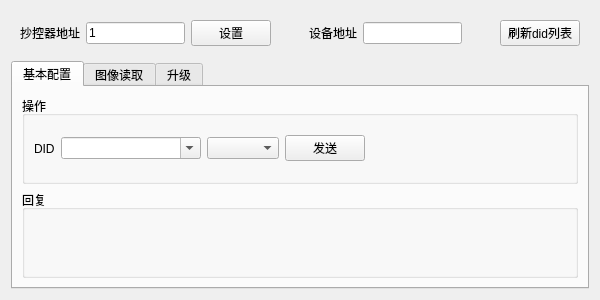
<?xml version="1.0" encoding="UTF-8"?>
<ui version="4.0">
 <class>Form</class>
 <widget class="QWidget" name="Form">
  <property name="geometry">
   <rect>
    <x>0</x>
    <y>0</y>
    <width>600</width>
    <height>300</height>
   </rect>
  </property>
  <property name="windowTitle">
   <string>Form</string>
  </property>
  <layout class="QVBoxLayout" name="verticalLayout">
   <item>
    <widget class="QWidget" name="header" native="true">
     <layout class="QHBoxLayout" name="horizontalLayout">
      <item>
       <widget class="QLabel" name="label">
        <property name="text">
         <string>抄控器地址</string>
        </property>
       </widget>
      </item>
      <item>
       <widget class="QLineEdit" name="myAddrLineEdit">
        <property name="text">
         <string>1</string>
        </property>
       </widget>
      </item>
      <item>
       <widget class="QPushButton" name="setMyAddress">
        <property name="text">
         <string>设置</string>
        </property>
       </widget>
      </item>
      <item>
       <spacer name="horizontalSpacer">
        <property name="orientation">
         <enum>Qt::Horizontal</enum>
        </property>
        <property name="sizeHint" stdset="0">
         <size>
          <width>40</width>
          <height>20</height>
         </size>
        </property>
       </spacer>
      </item>
      <item>
       <widget class="QLabel" name="label_2">
        <property name="text">
         <string>设备地址</string>
        </property>
       </widget>
      </item>
      <item>
       <widget class="QLineEdit" name="devieAddrLineEdit"/>
      </item>
      <item>
       <spacer name="horizontalSpacer_2">
        <property name="orientation">
         <enum>Qt::Horizontal</enum>
        </property>
        <property name="sizeHint" stdset="0">
         <size>
          <width>40</width>
          <height>20</height>
         </size>
        </property>
       </spacer>
      </item>
      <item>
       <widget class="QPushButton" name="syncDIDPushButton">
        <property name="text">
         <string>刷新did列表</string>
        </property>
       </widget>
      </item>
     </layout>
    </widget>
   </item>
   <item>
    <widget class="QTabWidget" name="tabWidget">
     <property name="currentIndex">
      <number>0</number>
     </property>
     <widget class="QWidget" name="basicTab">
      <attribute name="title">
       <string>基本配置</string>
      </attribute>
      <layout class="QVBoxLayout" name="verticalLayout_2">
       <item>
        <widget class="QGroupBox" name="operationGroup">
         <property name="title">
          <string>操作</string>
         </property>
         <layout class="QHBoxLayout" name="horizontalLayout_4">
          <item>
           <widget class="QLabel" name="didLabel">
            <property name="text">
             <string>DID</string>
            </property>
           </widget>
          </item>
          <item>
           <widget class="QComboBox" name="didcomboBox">
            <property name="enabled">
             <bool>true</bool>
            </property>
            <property name="minimumSize">
             <size>
              <width>140</width>
              <height>0</height>
             </size>
            </property>
            <property name="maximumSize">
             <size>
              <width>200</width>
              <height>16777215</height>
             </size>
            </property>
            <property name="editable">
             <bool>true</bool>
            </property>
           </widget>
          </item>
          <item>
           <widget class="QComboBox" name="cmdComboBox"/>
          </item>
          <item>
           <widget class="QPushButton" name="sendPushButton">
            <property name="maximumSize">
             <size>
              <width>80</width>
              <height>16777215</height>
             </size>
            </property>
            <property name="text">
             <string>发送</string>
            </property>
           </widget>
          </item>
          <item>
           <spacer name="horizontalSpacer_3">
            <property name="orientation">
             <enum>Qt::Horizontal</enum>
            </property>
            <property name="sizeHint" stdset="0">
             <size>
              <width>40</width>
              <height>20</height>
             </size>
            </property>
           </spacer>
          </item>
         </layout>
        </widget>
       </item>
       <item>
        <widget class="QGroupBox" name="dataGroup">
         <property name="minimumSize">
          <size>
           <width>0</width>
           <height>80</height>
          </size>
         </property>
         <property name="title">
          <string>回复</string>
         </property>
        </widget>
       </item>
      </layout>
     </widget>
     <widget class="QWidget" name="imageTab">
      <attribute name="title">
       <string>图像读取</string>
      </attribute>
      <widget class="QWidget" name="layoutWidget">
       <property name="geometry">
        <rect>
         <x>10</x>
         <y>0</y>
         <width>403</width>
         <height>242</height>
        </rect>
       </property>
       <layout class="QHBoxLayout" name="horizontalLayout_2">
        <item>
         <widget class="QLabel" name="imageLabel">
          <property name="minimumSize">
           <size>
            <width>320</width>
            <height>240</height>
           </size>
          </property>
          <property name="styleSheet">
           <string notr="true">background:rgb(0, 255, 0)</string>
          </property>
          <property name="text">
           <string>TextLabel</string>
          </property>
         </widget>
        </item>
        <item>
         <widget class="QPushButton" name="readImagePushButton">
          <property name="text">
           <string>readImage</string>
          </property>
         </widget>
        </item>
       </layout>
      </widget>
     </widget>
     <widget class="QWidget" name="updateTab">
      <attribute name="title">
       <string>升级</string>
      </attribute>
     </widget>
    </widget>
   </item>
  </layout>
 </widget>
 <resources/>
 <connections/>
</ui>
